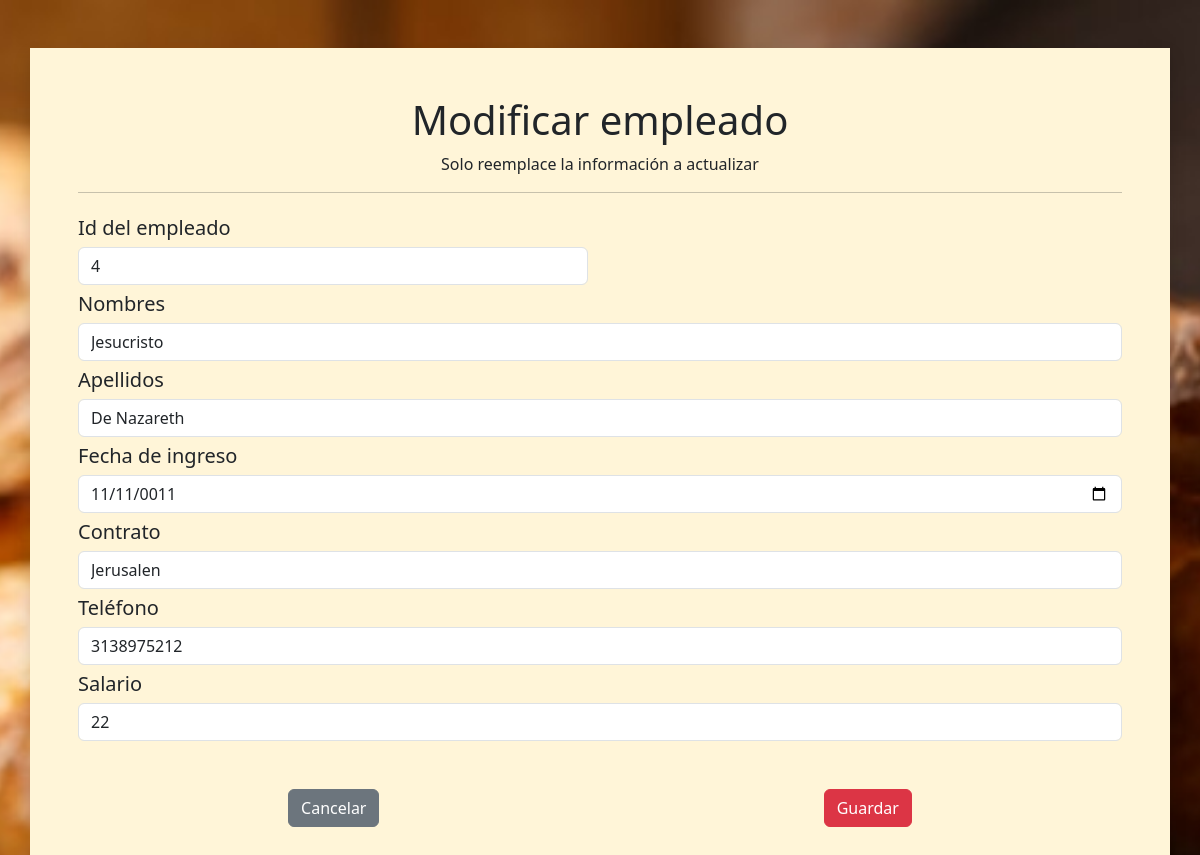
The app's page /view/admin/empleado_modificar.php?id=4 (signed in) with its own data.
### tables this page shows
CREATE TABLE `empleados` (
  `id_emp` int(11) NOT NULL,
  `nom` varchar(50) NOT NULL,
  `apel` varchar(50) NOT NULL,
  `fecing` date NOT NULL,
  `cont` varchar(50) NOT NULL,
  `tel` varchar(50) NOT NULL,
  `hor` INT (2) NOT NULL,
  `sal` varchar(50) NOT NULL
);

### view/admin/empleado_modificar.php (the view, shortened to what this page needs)
<!DOCTYPE html>
<html lang="en">
<head>
  <link rel="stylesheet" href="https://cdnjs.cloudflare.com/ajax/libs/animate.css/4.1.1/animate.min.css"/>
  <link rel="stylesheet" href="https://cdn.jsdelivr.net/npm/bootstrap-icons@1.9.1/font/bootstrap-icons.css">
  <link rel="stylesheet" href="https://cdn.jsdelivr.net/npm/bootstrap@5.3.0-alpha1/dist/css/bootstrap.min.css" >
  <link rel="stylesheet" href="../../css/styles.css">
</head>
<body class="bg-foto">
<div class=" justify-content-center  color container shadow p-5 my-5" id="subir" tabindex="-1" aria-hidden="true">
    <h1 class=" mb text-center">Modificar empleado</h1>
    <p class="text-center">Solo reemplace la información a actualizar</p>
    <hr>
<?php
require('../../controller/conexion.php');
$id=$_GET["id"];
$mostrarEmp = "SELECT * FROM empleados WHERE id_emp='$id'";
$result = $db->query($mostrarEmp);
if ($empleado= mysqli_fetch_array($result)){
}
?>
          <div class="form-group row">
            <div class="col-6">
              <label  class="fs-5 py-1 ">Id del empleado</label>
              <input class="form-control" type="text" readonly name="id" value="<?php echo $empleado['id_emp'] ?>">
            </div>
            <div class="">
              <label  class="fs-5 py-1 ">Nombres</label>
              <input class="form-control" type="text" name="nom" value="<?php echo $empleado['nom'] ?>">
            </div>
            <div class="">
              <label  class="fs-5 py-1" >Apellidos</label>
              <input  class="form-control" type="text" name="apel" value="<?php echo $empleado['apel'] ?>">
            </div>
            <div class="">
              <label  class="fs-5 py-1 ">Fecha de ingreso</label>
              <input  class="form-control" type="date" name="fecing" value="<?php echo $empleado['fecing'] ?>">
            </div>
            <div class="">
              <label  class="fs-5 py-1 ">Contrato</label>
              <input  class="form-control" type="text" name="cont" value="<?php echo $empleado['cont'] ?>">
            </div>
            <div class="">
              <label  class="fs-5 py-1 ">Teléfono</label>
              <input  class="form-control" type="text" name="tel" value="<?php echo $empleado['tel'] ?>">
            </div>
            <div class="">
              <label  class="fs-5 py-1 ">Salario</label>
              <input  class="form-control" type="number" name="sal" value="<?php echo $empleado['sal'] ?>">
            </div>
            <div class="modal-footer align-items-center justify-content-around">
        <a type="button" href="empleados.php" class="btn btn-secondary">Cancelar</a>
        <input type="submit" value="Guardar" class="btn btn-danger my-5" name="modificar">
      </div>
          </div>
        </div>
</body>
  </html>

### css/styles.css (style rules this page uses)
:root { --cafe:#5b281d; --colorcuadros:#fff5d8; --colorgeneral:#FFFAF4; --naranja:orange ; }
* { margin: 0px; padding:0px; box-sizing: border-box; }
a { text-decoration: none; }
.bg-foto { background: url(../IMG/index/2carrusel.jpg); background-size: cover; background-position: center; background-repeat: no-repeat; }
.color { background:var(--colorcuadros); }

### records on screen
empleados: id "4", nom "Jesucristo", apel "De Nazareth", fecing "11/11/0011", cont "Jerusalen", tel "3138975212", sal "22"
